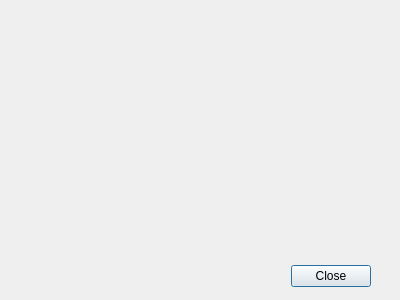
<?xml version="1.0" encoding="UTF-8"?>
<ui version="4.0">
 <class>popHelp_Dialog</class>
 <widget class="QDialog" name="popHelp_Dialog">
  <property name="geometry">
   <rect>
    <x>0</x>
    <y>0</y>
    <width>400</width>
    <height>300</height>
   </rect>
  </property>
  <property name="windowTitle">
   <string>PHOEBE - Help</string>
  </property>
  <widget class="QDialogButtonBox" name="buttonBox">
   <property name="geometry">
    <rect>
     <x>30</x>
     <y>260</y>
     <width>341</width>
     <height>32</height>
    </rect>
   </property>
   <property name="orientation">
    <enum>Qt::Horizontal</enum>
   </property>
   <property name="standardButtons">
    <set>QDialogButtonBox::Close</set>
   </property>
  </widget>
 </widget>
 <resources/>
 <connections>
  <connection>
   <sender>buttonBox</sender>
   <signal>accepted()</signal>
   <receiver>popHelp_Dialog</receiver>
   <slot>accept()</slot>
   <hints>
    <hint type="sourcelabel">
     <x>248</x>
     <y>254</y>
    </hint>
    <hint type="destinationlabel">
     <x>157</x>
     <y>274</y>
    </hint>
   </hints>
  </connection>
  <connection>
   <sender>buttonBox</sender>
   <signal>rejected()</signal>
   <receiver>popHelp_Dialog</receiver>
   <slot>reject()</slot>
   <hints>
    <hint type="sourcelabel">
     <x>316</x>
     <y>260</y>
    </hint>
    <hint type="destinationlabel">
     <x>286</x>
     <y>274</y>
    </hint>
   </hints>
  </connection>
 </connections>
</ui>
